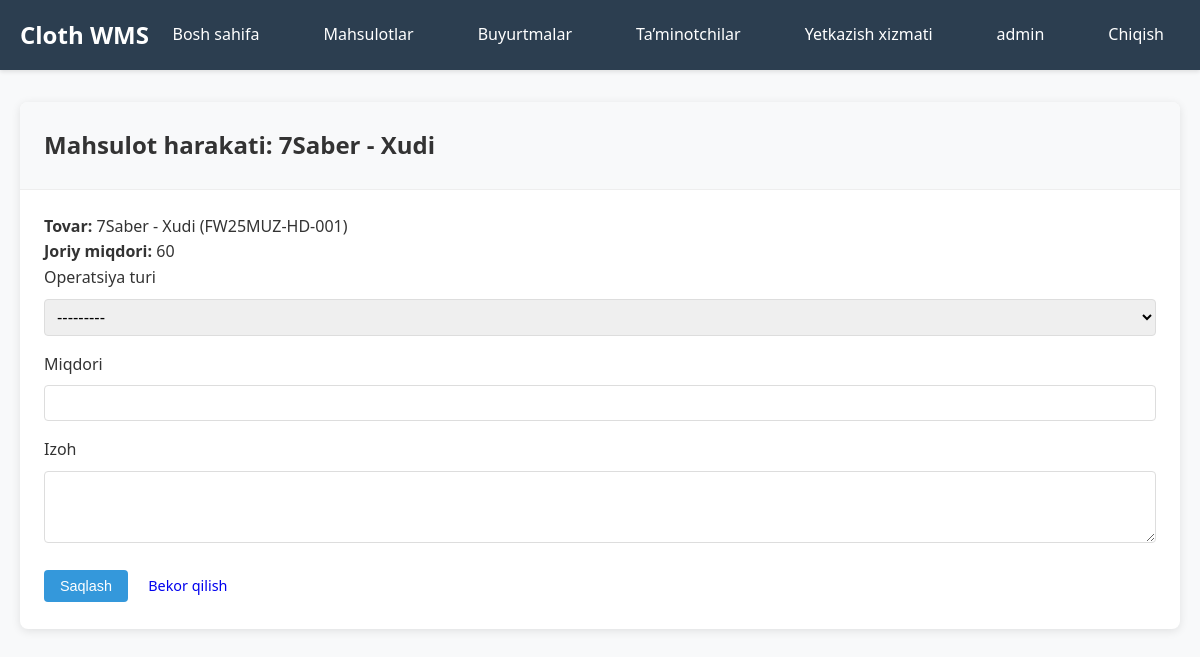
The page /inventory/products/1/movement/ (signed in) on the database its author committed.
### inventory/models.py (models this page shows, shortened)
class Product(models.Model):
    SIZES = [
        ('XS', 'XS'),
        ('S', 'S'),
        ('M', 'M'),
        ('L', 'L'),
        ('XL', 'XL'),
        ('XXL', 'XXL'),
        ('3/4', '3/4'),
        ('5/6', '5/6'),
        ('7/8', '7/8'),
        ('9/10', '9/10'),
        ('11/12', '11/12'),
        ('13/14', '13/14'),
        ('2/10', '2/10'),
        ('2/20', '2/20'),
    ]
    name = models.CharField(max_length=200, verbose_name="Mahsulot nomi")
    category = models.ForeignKey(Category, on_delete=models.CASCADE, verbose_name="Kategoriya")
    description = models.TextField(blank=True, verbose_name="Tavsif")
    price = models.DecimalField(max_digits=10, decimal_places=2, verbose_name="Narxi")
    size = models.CharField(max_length=10, choices=SIZES, verbose_name="O‘lcham")
    color = models.CharField(max_length=50, verbose_name="Rangi")
    quantity = models.PositiveIntegerField(default=0, verbose_name="Miqdori")
    sku = models.CharField(max_length=50, unique=True, verbose_name="Artikul")
    created_at = models.DateTimeField(auto_now_add=True)
    updated_at = models.DateTimeField(auto_now=True)
    class Meta:
        verbose_name = "Tovar"
        verbose_name_plural = "Tovarlar"

### inventory/views.py (the view)
# urls.py: path('products/<int:product_id>/movement/', views.stock_movement_create, name='stock_movement_create'),
@login_required
def stock_movement_create(request, product_id):
    product = get_object_or_404(Product, pk=product_id)
    if request.method == 'POST':
        form = StockMovementForm(request.POST)
        if form.is_valid():
            movement = form.save(commit=False)
            movement.product = product
            movement.user = request.user
            movement.save()
            if movement.movement_type == 'IN':
                product.quantity += movement.quantity
            else:
                product.quantity -= movement.quantity
            product.save()
            messages.success(request, 'Mahsulot harakati qayd qilindi!') # Движение товара зафиксировано!
            return redirect('inventory:product_detail', pk=product.pk)
    else:
        form = StockMovementForm()
    context = {
        'form': form,
        'product': product,
        'title': f'Mahsulot harakati: {product.name}'
    }
    return render(request, 'inventory/stock_movement_form.html', context)

### inventory/forms.py
class StockMovementForm(forms.ModelForm):
    class Meta:
        model = StockMovement
        fields = ['movement_type', 'quantity', 'notes']
        widgets = {
            'movement_type': forms.Select(attrs={'class': 'form-control'}),
            'quantity': forms.NumberInput(attrs={'class': 'form-control'}),
            'notes': forms.Textarea(attrs={'class': 'form-control', 'rows': 3}),
        }

### templates/inventory/stock_movement_form.html (shortened to what this page needs)
{% extends 'base.html' %}
{% block content %}
<div class="card">
    <div class="card-header">
        <h2>{{ title }}</h2>
    </div>
    <div class="card-body">
        <p><strong>Tovar:</strong> {{ product.name }} ({{ product.sku }})</p>
        <p><strong>Joriy miqdori:</strong> {{ product.quantity }}</p>
        <form method="post">
            <div class="form-group">
                <label>{{ form.movement_type.label }}</label>
                {{ form.movement_type }}
            </div>
            <div class="form-group">
                <label>{{ form.quantity.label }}</label>
                {{ form.quantity }}
            </div>
            <div class="form-group">
                <label>{{ form.notes.label }}</label>
                {{ form.notes }}
            </div>
            <button type="submit" class="btn btn-primary">Saqlash</button>
            <a href="{% url 'inventory:product_detail' product.pk %}" class="btn btn-secondary">Bekor qilish</a>
        </form>
    </div>
</div>
{% endblock %}

### templates/base.html (shortened to what this page needs)
<!DOCTYPE html>
<html lang="uz">
<head>
</head>
<body>
    <nav class="navbar">
        <div class="nav-container">
            <a href="{% url 'inventory:dashboard' %}" class="nav-brand">Cloth WMS</a>
            {% if user.is_authenticated %}
                <ul class="nav-links">
                    <li><a href="{% url 'inventory:dashboard' %}">Bosh sahifa</a></li>
                    <li><a href="{% url 'inventory:product_list' %}">Mahsulotlar</a></li>
                    <li><a href="{% url 'orders:order_list' %}">Buyurtmalar</a></li>
                    <li><a href="{% url 'orders:customer_list' %}">Ta’minotchilar</a></li>
                    <li><a href="{% url 'orders:delivery_list' %}">Yetkazish xizmati</a></li>
                    <li><a href="{% url 'accounts:profile' %}">{{ user.username }}</a></li>
                    <li><a href="{% url 'accounts:logout' %}">Chiqish</a></li>
                </ul>
            {% else %}
                <ul class="nav-links">
                    <li><a href="{% url 'accounts:login' %}">Kirish</a></li>
                    <li><a href="{% url 'accounts:register' %}">Ro‘yxatga olish</a></li>
                </ul>
            {% endif %}
        </div>
    </nav>
    <div class="container">
        {% block content %}
        {% endblock %}
    </div>
</body>
</html>

### templates/base.html (style rules this page uses)
* { margin: 0; padding: 0; box-sizing: border-box; }
body { font-family: 'Segoe UI', Tahoma, Geneva, Verdana, sans-serif; background-color: #f8f9fa; color: #333; line-height: 1.6; }
.navbar { background-color: #2c3e50; padding: 1rem 0; box-shadow: 0 2px 4px rgba(0,0,0,0.1); }
.nav-container { max-width: 1200px; margin: 0 auto; padding: 0 20px; display: flex; justify-content: space-between; align-items: center; }
.nav-brand { color: white; font-size: 1.5rem; font-weight: bold; text-decoration: none; }
.nav-links { display: flex; list-style: none; gap: 2rem; }
.nav-links a { color: white; text-decoration: none; padding: 0.5rem 1rem; border-radius: 4px; transition: background-color 0.3s; }
.container { max-width: 1200px; margin: 2rem auto; padding: 0 20px; }
.card { background: white; border-radius: 8px; box-shadow: 0 2px 10px rgba(0,0,0,0.1); margin-bottom: 2rem; }
.card-header { padding: 1.5rem; border-bottom: 1px solid #eee; background-color: #f8f9fa; border-radius: 8px 8px 0 0; }
.card-body { padding: 1.5rem; }
.btn { display: inline-block; padding: 0.5rem 1rem; border: none; border-radius: 4px; text-decoration: none; cursor: pointer; font-size: 0.9rem; transition: all 0.3s; }
.btn-primary { background-color: #3498db; color: white; }
.form-control { width: 100%; padding: 0.5rem; border: 1px solid #ddd; border-radius: 4px; font-size: 1rem; }
.form-group { margin-bottom: 1rem; }
.form-group label { display: block; margin-bottom: 0.5rem; font-weight: 500; }

### rows shown on the page
Product: name "7Saber - Xudi", sku "FW25MUZ-HD-001", quantity "60"

### other values the page prints
{{ user.username }} "admin"
{{ title }} "Mahsulot harakati: 7Saber - Xudi"
